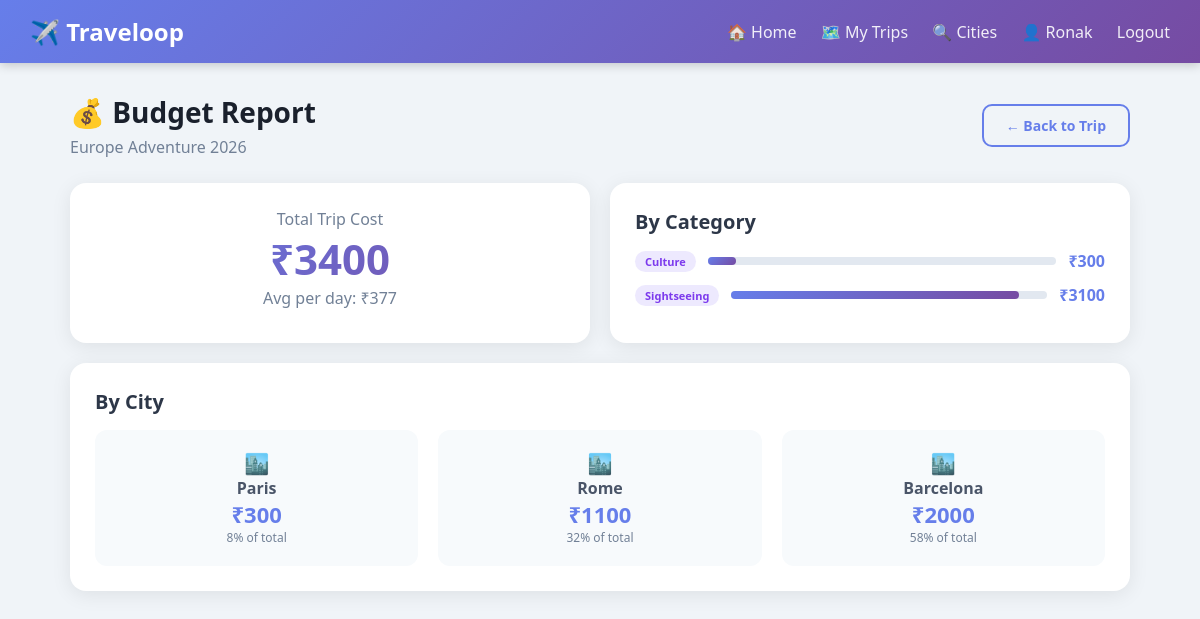
Page /trip/1/budget (signed in) on the committed database.
### app.py (models this page shows)
class User(UserMixin, db.Model):
    id = db.Column(db.Integer, primary_key=True)
    name = db.Column(db.String(100), nullable=False)
    email = db.Column(db.String(120), unique=True, nullable=False)
    password = db.Column(db.String(200), nullable=False)
    created_at = db.Column(db.DateTime, default=datetime.utcnow)
    trips = db.relationship('Trip', backref='user', lazy=True, cascade='all, delete-orphan')

class Trip(db.Model):
    id = db.Column(db.Integer, primary_key=True)
    name = db.Column(db.String(200), nullable=False)
    description = db.Column(db.Text)
    start_date = db.Column(db.Date)
    end_date = db.Column(db.Date)
    is_public = db.Column(db.Boolean, default=False)
    total_budget = db.Column(db.Float, default=0.0)
    created_at = db.Column(db.DateTime, default=datetime.utcnow)
    user_id = db.Column(db.Integer, db.ForeignKey('user.id'), nullable=False)
    stops = db.relationship('Stop', backref='trip', lazy=True, cascade='all, delete-orphan', order_by='Stop.order')
    notes = db.relationship('Note', backref='trip', lazy=True, cascade='all, delete-orphan')
    checklist = db.relationship('ChecklistItem', backref='trip', lazy=True, cascade='all, delete-orphan')

class Activity(db.Model):
    id = db.Column(db.Integer, primary_key=True)
    name = db.Column(db.String(200), nullable=False)
    category = db.Column(db.String(50), default='Sightseeing')
    cost = db.Column(db.Float, default=0.0)
    duration = db.Column(db.String(50))
    description = db.Column(db.Text)
    stop_id = db.Column(db.Integer, db.ForeignKey('stop.id'), nullable=False)

class Stop(db.Model):
    id = db.Column(db.Integer, primary_key=True)
    city = db.Column(db.String(100), nullable=False)
    country = db.Column(db.String(100))
    start_date = db.Column(db.Date)
    end_date = db.Column(db.Date)
    order = db.Column(db.Integer, default=0)
    trip_id = db.Column(db.Integer, db.ForeignKey('trip.id'), nullable=False)
    activities = db.relationship('Activity', backref='stop', lazy=True, cascade='all, delete-orphan')

### app.py (the view)
@app.route('/trip/<int:trip_id>/budget')
@login_required
def budget(trip_id):
    trip = Trip.query.get_or_404(trip_id)
    cost_by_category = {}
    cost_by_city = {}
    total = 0
    for stop in trip.stops:
        city_cost = 0
        for act in stop.activities:
            cost_by_category[act.category] = cost_by_category.get(act.category, 0) + act.cost
            city_cost += act.cost
            total += act.cost
        cost_by_city[stop.city] = city_cost
    days = (trip.end_date - trip.start_date).days if trip.start_date and trip.end_date else 1
    avg_per_day = total / max(days, 1)
    return render_template('budget.html', trip=trip, cost_by_category=cost_by_category, cost_by_city=cost_by_city, total=total, avg_per_day=avg_per_day)

### app.py (called while the page is built)
@login_manager.user_loader
def load_user(user_id):
    return User.query.get(int(user_id))

### templates/budget.html
{% extends 'base.html' %}
{% block content %}
<div class="flex-between" style="margin-bottom:25px">
  <div><h1>💰 Budget Report</h1><p class="text-gray">{{trip.name}}</p></div>
  <a href="/trip/{{trip.id}}" class="btn btn-outline">← Back to Trip</a>
</div>
<div class="grid-2">
<div class="card" style="text-align:center">
  <p class="text-gray">Total Trip Cost</p>
  <p style="font-size:42px;font-weight:800;background:linear-gradient(135deg,#667eea,#764ba2);-webkit-background-clip:text;-webkit-text-fill-color:transparent">₹{{total|int}}</p>
  <p class="text-gray">Avg per day: ₹{{avg_per_day|int}}</p>
</div>
<div class="card">
  <h2>By Category</h2>
  {% for cat, cost in cost_by_category.items() %}
  <div class="flex-between" style="margin-bottom:12px">
    <span class="badge badge-purple">{{cat}}</span>
    <div style="flex:1;margin:0 12px;background:#e2e8f0;border-radius:10px;height:8px">
      <div style="width:{{(cost/total*100)|int if total > 0 else 0}}%;background:linear-gradient(135deg,#667eea,#764ba2);height:8px;border-radius:10px"></div>
    </div>
    <span style="font-weight:700;color:#667eea">₹{{cost|int}}</span>
  </div>
  {% endfor %}
</div>
</div>
<div class="card">
  <h2>By City</h2>
  <div class="grid-3">
  {% for city, cost in cost_by_city.items() %}
  <div style="text-align:center;padding:20px;background:#f7fafc;border-radius:12px">
    <p style="font-size:20px">🏙️</p>
    <h3>{{city}}</h3>
    <p style="font-size:22px;font-weight:800;color:#667eea">₹{{cost|int}}</p>
    {% if total > 0 %}<p class="text-gray" style="font-size:12px">{{(cost/total*100)|int}}% of total</p>{% endif %}
  </div>
  {% endfor %}
  </div>
</div>
{% endblock %}

### templates/base.html (shortened to what this page needs)
<!DOCTYPE html>
<html lang="en">
<head>
</head>
<body>
<nav>
  <a href="/" class="nav-brand">✈️ Traveloop</a>
  <div class="nav-links">
    {% if current_user.is_authenticated %}
      <a href="/dashboard">🏠 Home</a>
      <a href="/trips">🗺️ My Trips</a>
      <a href="/search/cities">🔍 Cities</a>
      <a href="/profile">👤 {{current_user.name}}</a>
      <a href="/logout">Logout</a>
    {% else %}
      <a href="/login">Login</a>
      <a href="/signup">Sign Up</a>
    {% endif %}
  </div>
</nav>
<div class="container">
{% block content %}{% endblock %}
</div>
</body>
</html>

### templates/base.html (style rules this page uses)
* { margin:0;padding:0;box-sizing:border-box }
body { font-family:'Segoe UI',sans-serif;background:#f0f4f8;color:#333 }
nav { background:linear-gradient(135deg,#667eea,#764ba2);padding:15px 30px;display:flex;justify-content:space-between;align-items:center;box-shadow:0 2px 10px rgba(0,0,0,0.2) }
.nav-brand { color:white;font-size:24px;font-weight:800;text-decoration:none }
.nav-links a { color:rgba(255,255,255,0.9);text-decoration:none;margin-left:20px;font-weight:500;transition:color 0.2s }
.container { max-width:1100px;margin:30px auto;padding:0 20px }
.card { background:white;border-radius:16px;padding:25px;box-shadow:0 4px 20px rgba(0,0,0,0.08);margin-bottom:20px }
.btn { display:inline-block;padding:10px 22px;border-radius:10px;border:none;cursor:pointer;font-weight:600;font-size:14px;text-decoration:none;transition:all 0.2s }
.btn-outline { background:transparent;border:2px solid #667eea;color:#667eea }
.badge { display:inline-block;padding:3px 10px;border-radius:20px;font-size:11px;font-weight:700 }
.badge-purple { background:#ede9fe;color:#7c3aed }
.grid-2 { display:grid;grid-template-columns:1fr 1fr;gap:20px }
.grid-3 { display:grid;grid-template-columns:repeat(3,1fr);gap:20px }
h1 { font-size:28px;font-weight:800;color:#1a202c;margin-bottom:5px }
h2 { font-size:20px;font-weight:700;color:#2d3748;margin-bottom:15px }
h3 { font-size:16px;font-weight:700;color:#4a5568 }
.text-gray { color:#718096 }
.flex-between { display:flex;justify-content:space-between;align-items:center }

### rows in the picture
User: name "Ronak"
Trip: name "Europe Adventure 2026"
Activity: category "Culture", {{ (cost/total*100)|int if total > 0 else 0 }} 8 (drawn), cost "300"
Activity: category "Sightseeing", {{ (cost/total*100)|int if total > 0 else 0 }} 91 (drawn), cost "3100"
Stop: city "Paris", cost "300", value "8"
Stop: city "Rome", cost "1100", value "32"
Stop: city "Barcelona", cost "2000", value "58"

### other values in the picture
{{ total|int }} "3400"
{{ avg_per_day|int }} "377"
